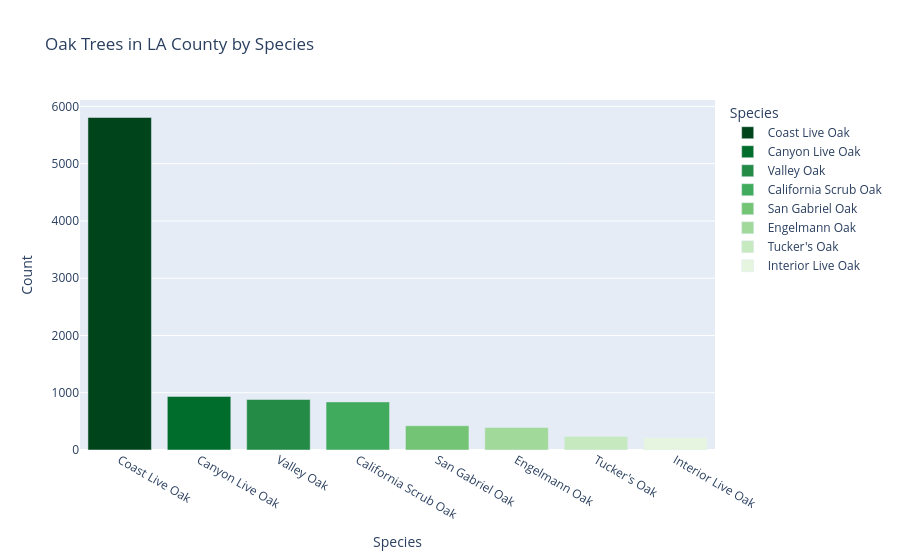

Notebook code for this chart:
### Code cell
# standardize the naming conventions of the variables seen in the observed species chart
oak_by_species['common_name'] = oak_by_species['common_name'].apply(lambda x: 'Coast Live Oak' if 'Coast Live × Interior Live Oak' in x else x)
oak_by_species['common_name'] = oak_by_species['common_name'].apply(lambda x: 'Coast Live Oak' if 'coast live oak' in x else x)
oak_by_species['common_name'] = oak_by_species['common_name'].apply(lambda x: 'Canyon Live Oak' if 'canyon live oak' in x else x)
oak_by_species['common_name'] = oak_by_species['common_name'].apply(lambda x: 'Valley Oak' if 'valley oak' in x else x)
oak_by_species['common_name'] = oak_by_species['common_name'].apply(lambda x: 'California Scrub Oak' if 'California scrub oak' in x else x)
oak_by_species['common_name'] = oak_by_species['common_name'].apply(lambda x: 'San Gabriel Oak' if 'San Gabriel oak' in x else x)
oak_by_species['common_name'] = oak_by_species['common_name'].apply(lambda x: 'Engelmann Oak' if 'Engelmann oak' in x else x)
oak_by_species['common_name'] = oak_by_species['common_name'].apply(lambda x: 'Interior Live Oak' if 'interior live oak' in x else x)
# plot the top 8 observed species
fig = px.bar(oak_by_species.head(8),
       x='common_name',
       y='count',
       title='Oak Trees in LA County by Species',
       color='common_name',
       color_discrete_sequence=px.colors.sequential.Greens_r,
       labels={'common_name': 'Species', 'count': 'Count'})

fig.show()

### Figure 1 — Plotly figure (JSON) as saved in the notebook; plotly's stock layout.template omitted (floating-point values rounded to 4 significant figures)
{"data": [{"alignmentgroup": "True", "hovertemplate": "Species=%{x}<br>Count=%{y}<extra></extra>", "legendgroup": "Coast Live Oak", "marker": {"color": "rgb(0,68,27)", "pattern": {"shape": ""}}, "name": "Coast Live Oak", "offsetgroup": "Coast Live Oak", "orientation": "v", "showlegend": true, "textposition": "auto", "type": "bar", "x": ["Coast Live Oak"], "xaxis": "x", "y": [5807], "yaxis": "y"}, {"alignmentgroup": "True", "hovertemplate": "Species=%{x}<br>Count=%{y}<extra></extra>", "legendgroup": "Canyon Live Oak", "marker": {"color": "rgb(0,109,44)", "pattern": {"shape": ""}}, "name": "Canyon Live Oak", "offsetgroup": "Canyon Live Oak", "orientation": "v", "showlegend": true, "textposition": "auto", "type": "bar", "x": ["Canyon Live Oak"], "xaxis": "x", "y": [935], "yaxis": "y"}, {"alignmentgroup": "True", "hovertemplate": "Species=%{x}<br>Count=%{y}<extra></extra>", "legendgroup": "Valley Oak", "marker": {"color": "rgb(35,139,69)", "pattern": {"shape": ""}}, "name": "Valley Oak", "offsetgroup": "Valley Oak", "orientation": "v", "showlegend": true, "textposition": "auto", "type": "bar", "x": ["Valley Oak"], "xaxis": "x", "y": [882], "yaxis": "y"}, {"alignmentgroup": "True", "hovertemplate": "Species=%{x}<br>Count=%{y}<extra></extra>", "legendgroup": "California Scrub Oak", "marker": {"color": "rgb(65,171,93)", "pattern": {"shape": ""}}, "name": "California Scrub Oak", "offsetgroup": "California Scrub Oak", "orientation": "v", "showlegend": true, "textposition": "auto", "type": "bar", "x": ["California Scrub Oak"], "xaxis": "x", "y": [840], "yaxis": "y"}, {"alignmentgroup": "True", "hovertemplate": "Species=%{x}<br>Count=%{y}<extra></extra>", "legendgroup": "San Gabriel Oak", "marker": {"color": "rgb(116,196,118)", "pattern": {"shape": ""}}, "name": "San Gabriel Oak", "offsetgroup": "San Gabriel Oak", "orientation": "v", "showlegend": true, "textposition": "auto", "type": "bar", "x": ["San Gabriel Oak"], "xaxis": "x", "y": [424], "yaxis": "y"}, {"alignmentgroup": "True", "hovertemplate": "Species=%{x}<br>Count=%{y}<extra></extra>", "legendgroup": "Engelmann Oak", "marker": {"color": "rgb(161,217,155)", "pattern": {"shape": ""}}, "name": "Engelmann Oak", "offsetgroup": "Engelmann Oak", "orientation": "v", "showlegend": true, "textposition": "auto", "type": "bar", "x": ["Engelmann Oak"], "xaxis": "x", "y": [393], "yaxis": "y"}, {"alignmentgroup": "True", "hovertemplate": "Species=%{x}<br>Count=%{y}<extra></extra>", "legendgroup": "Tucker's Oak", "marker": {"color": "rgb(199,233,192)", "pattern": {"shape": ""}}, "name": "Tucker's Oak", "offsetgroup": "Tucker's Oak", "orientation": "v", "showlegend": true, "textposition": "auto", "type": "bar", "x": ["Tucker's Oak"], "xaxis": "x", "y": [239], "yaxis": "y"}, {"alignmentgroup": "True", "hovertemplate": "Species=%{x}<br>Count=%{y}<extra></extra>", "legendgroup": "Interior Live Oak", "marker": {"color": "rgb(229,245,224)", "pattern": {"shape": ""}}, "name": "Interior Live Oak", "offsetgroup": "Interior Live Oak", "orientation": "v", "showlegend": true, "textposition": "auto", "type": "bar", "x": ["Interior Live Oak"], "xaxis": "x", "y": [217], "yaxis": "y"}], "layout": {"autosize": true, "barmode": "relative", "legend": {"title": {"text": "Species"}, "tracegroupgap": 0}, "title": {"text": "Oak Trees in LA County by Species"}, "xaxis": {"anchor": "y", "autorange": true, "categoryarray": ["Coast Live Oak", "Canyon Live Oak", "Valley Oak", "California Scrub Oak", "San Gabriel Oak", "Engelmann Oak", "Tucker's Oak", "Interior Live Oak"], "categoryorder": "array", "domain": [0, 1], "range": [-0.5, 7.5], "title": {"text": "Species"}, "type": "category"}, "yaxis": {"anchor": "x", "autorange": true, "domain": [0, 1], "range": [0, 6113.0], "title": {"text": "Count"}, "type": "linear"}}}
